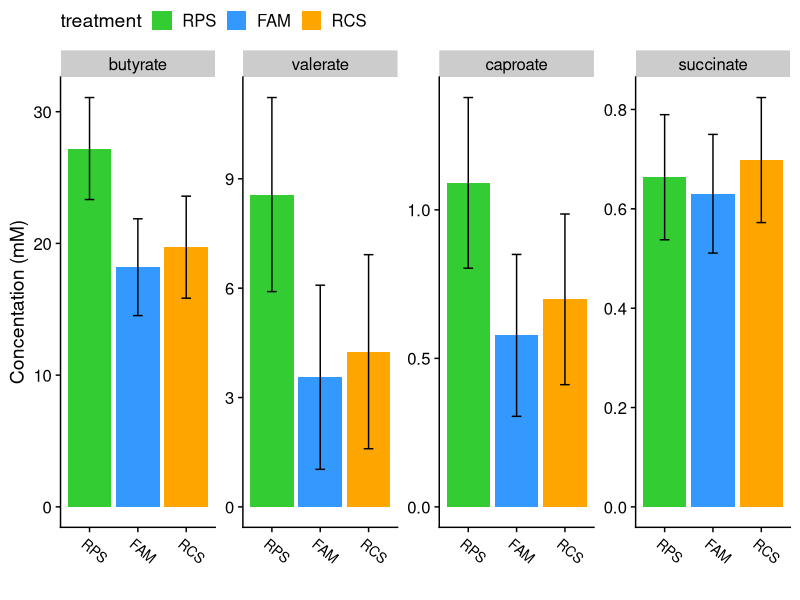

This chart was generated by the following R code: (Note: this script raises an error after producing the figure.)
# setwd('')
library(tidyverse)
library(cowplot)
library(broom)
library(forcats)
theme_set(theme_cowplot())


vfas <- read_csv('./data/FS12b_vfas.csv') %>% 
  mutate(treatment=fct_recode(treatment, CON='Control', RPS='RPS', FAM='Acid', RCS='RCS'), 
         treatment=factor(treatment, levels=c('CON', 'RPS', 'FAM', 'RCS')))

vfas <- vfas %>% filter(treatment %in% c('CON', 'RPS', 'FAM','RCS'))
vfas$treatment

vfas.gather <- vfas %>% gather(key = VFA, value = mM, -(pignum:hour))

vfas.gather$set <- paste(vfas.gather$hour, vfas.gather$treatment)

# initial peek #
# vfas %>% filter(pignum %in% c(458, 461, 469, 472))

### VFA CECUM TESTS ###

scfas <- vfas %>% filter(hour == 0)

but_test <- aov(butyrate~treatment, data = scfas)
cap_test <- aov(caproate~treatment, data = scfas)
val_test <- aov(valerate~treatment, data = scfas)
suc_test <- aov(succinate~treatment, data = scfas)

library(emmeans)


scfa_means <- 
  bind_rows(list(
  emmeans(but_test, specs =  ~ treatment) %>% tidy(conf.int=TRUE) %>% mutate(scfa='butyrate'),
  emmeans(val_test, specs =  ~ treatment) %>% tidy(conf.int=TRUE) %>% mutate(scfa='valerate'),
  emmeans(cap_test, specs =  ~ treatment) %>% tidy(conf.int=TRUE) %>% mutate(scfa='caproate'),
  emmeans(suc_test, specs =  ~ treatment) %>% tidy(conf.int=TRUE) %>% mutate(scfa='succinate'))) %>% 
  mutate(treatment=factor(treatment, levels = c('CON', 'RPS', 'FAM', 'RCS')), 
         scfa=factor(scfa, levels = c('butyrate', 'valerate', 'caproate', 'succinate')))

# summary(but_test)
# summary(val_test)
# summary(cap_test)
# summary(tot_test)

scfa_tests <- 
  bind_rows(list(
  TukeyHSD(but_test) %>% tidy() %>% mutate(scfa='butyrate'),
TukeyHSD(val_test) %>% tidy()%>% mutate(scfa='valerate'),
TukeyHSD(cap_test) %>% tidy()%>% mutate(scfa='caproate'),
TukeyHSD(suc_test) %>% tidy()%>% mutate(scfa='succinate')
)) %>% 
  filter(contrast %in% c('RCS-CON', 
                         'FAM-CON', 
                         'RPS-CON')) %>% 
  mutate(contrast=factor(contrast, levels=c('RCS-CON', 
                                            'FAM-CON', 
                                            'RPS-CON')),
         scfa=factor(scfa, levels = c('butyrate', 'caproate', 'valerate', 'succinate'))) %>% 
  mutate(p.plot=ifelse(adj.p.value < 0.05, adj.p.value, NA))


FIG6A <- 
  scfa_means %>%
  ggplot(aes(x=treatment, y=estimate, ymin=conf.low, ymax=conf.high))+
  geom_col(aes(fill=treatment))+
  geom_errorbar(width=.2) + 
  facet_wrap(~scfa, scales = 'free', nrow=1)+
  theme(legend.position = 'top') + 
  ylab('Concentation (mM)') + 
  xlab('') + 
  theme(axis.text.x=element_text(size=10, angle = -40, hjust=.1))+
  scale_fill_manual(values=c('#33CC33', '#3399FF', 'orange', 'red', 'grey', 'purple'))

FIG6A

FIG6B <- 
  scfa_tests %>%
  mutate(scfa=factor(scfa, levels = c('butyrate', 'valerate', 'caproate', 'succinate'))) %>% 
  filter(grepl('CON', contrast)) %>% 
  ggplot(aes(x=contrast, y=estimate, ymin=conf.low, ymax=conf.high)) +
  geom_hline(yintercept = 0)+
  geom_pointrange(aes(color=contrast), size=1.5, fatten = .5) +
  geom_point(aes(fill=contrast),size=4, stroke=.85, color='black', shape=21)+
  geom_text(aes(label=round(p.plot, 3), color=contrast), fontface='bold', nudge_x = .25)+
  coord_flip()+
  facet_wrap(~scfa, scales = 'free_x', nrow = 1) +
  theme(legend.position = 'none', 
        axis.text = element_text(size=11), 
        axis.title.x=element_text(size=11),
        panel.grid.major = element_line(color='grey'), 
        panel.border = element_rect(color='black', size=1)) + 
  xlab('') + 
  ylab('estimated difference from controls (mM)')+
  scale_color_manual(values=c('red', 'orange','#3399FF', 'red', 'grey', 'purple'))+
  scale_fill_manual(values=c('red', 'orange','#3399FF', 'red', 'grey', 'purple'))


FIG6B

ggdraw() + 
  draw_plot(FIG6A, x=0, y=.5, width = 1, height = .5) + 
  draw_plot(FIG6B, x=0, y=0, width = 1, height=.5) +
  draw_plot_label(x=c(0,0), y=c(1,.45), label = c('A', 'B'))


## AULC VFA CORRELATIONS ##



MET <- read_tsv('./data/FS12b_meta.tsv') %>%
  mutate(ID=sample_ID) %>%
  select(ID, everything()) %>% 
  mutate(treatment=fct_recode(treatment, CON='Control', RPS='RPS', FAM='Acid', RCS='RCS'), 
         treatment=factor(treatment, levels = c('CON', 'RPS', 'FAM', 'RCS')))


RPS_cec_scfas <- 
  MET %>%
  select(pignum,  AULC, log_sal, tissue, day) %>% 
  filter(day =='D21' & tissue == 'C') %>%
  right_join(scfas) %>% 
  filter(treatment == 'RPS') %>%
  select(-tissue, -day, -hour, -treatment) %>%
  column_to_rownames(var = 'pignum') %>% 
  as.matrix()



cor_tests <- 
  Hmisc::rcorr(RPS_cec_scfas) %>%
  tidy() %>% 
  filter(column1 %in% c('AULC', 'butyrate', 'valerate', 'caproate', 'succinate')) %>% 
  filter(column2 %in% c('AULC', 'butyrate', 'valerate', 'caproate', 'succinate')) %>% 
  mutate(scfa=column1) %>% 
  filter(column2=='AULC') %>% 
  mutate(concentration=c(17, 5, .7, .45), 
         AULC=c(10,10,10,10), 
         stats=paste('r=', round(estimate, 2), '\nP=', round(p.value, 2)), 
         scfa=factor(scfa, levels = c('butyrate', 'valerate', 'caproate', 'succinate')))
  

FIG6C <- 
RPS_cec_scfas %>%
  as.data.frame() %>% 
  gather(-AULC, key='scfa', value='concentration') %>% 
  filter(scfa %in% c('butyrate', 'valerate', 'caproate', 'succinate')) %>%
  mutate(scfa=factor(scfa, levels = c('butyrate', 'valerate', 'caproate', 'succinate'))) %>% 
  ggplot(aes(x=concentration, y=AULC)) +
  geom_smooth(method = 'lm',se=F, color='black') + 
  geom_text(data=cor_tests, aes(label=stats), size=4, hjust=-.5)+
  geom_point(shape=21, size=3, fill='#3399FF', color='black') +
  facet_wrap(~scfa, scales = 'free') + 
  xlab('Concentration (mM)')



fig6 <- ggdraw()+
  draw_plot(FIG6A, x = 0, y =.4, width = .6, height = .6)+
  draw_plot(FIG6B, x = 0, y = 0, width = .6, height = .45)+
  draw_plot(FIG6C, x = .6, y = 0, width = .4, height = 1)+
  draw_plot_label(x=c(0,0, .6), y=c(1,.45,1), label = c('A', 'B','C'))

fig6

ggsave(filename = './output/figure6.jpeg', device = 'jpeg', 
       width=280, height=180, units = 'mm', bg='white')


###### fig 6 alternate

FIG6C_v2 <- 
  RPS_cec_scfas %>%
  as.data.frame() %>% 
  gather(-AULC, key='scfa', value='concentration') %>% 
  filter(scfa %in% c('butyrate', 'valerate', 'caproate', 'succinate')) %>%
  mutate(scfa=factor(scfa, levels = c('butyrate', 'valerate', 'caproate', 'succinate'))) %>% 
  ggplot(aes(x=concentration, y=AULC)) +
  geom_smooth(method = 'lm',se=F, color='black') + 
  geom_text(data=cor_tests, aes(label=stats), size=4, hjust=-.5)+
  geom_point(shape=21, size=3, fill='#3399FF', color='black') +
  facet_wrap(~scfa, scales = 'free', nrow = 1) + 
  xlab('Concentration (mM)')

FIG6C_v2

fig6_v2 <- ggdraw()+
  draw_plot(FIG6A, x = 0, y =.6, width = 1, height = .4)+
  draw_plot(FIG6B, x = 0, y = .33, width = 1, height = .3)+
  draw_plot(FIG6C_v2, x = 0, y = 0, width = 1, height = .33)+
  draw_plot_label(x=c(0,0, 0), y=c(1,.63,.33), label = c('A', 'B','C'))

fig6_v2

ggsave(filename = './output/figure6_v2.jpeg', device = 'jpeg', 
       width=280, height=250, units = 'mm', bg = 'white')

### D21 CECUM ALL VFAS  ###




RPS_cec_scfas <- 
  MET %>%
  select(pignum,  AULC, log_sal, tissue, day) %>% 
  filter(day =='D21' & tissue == 'C') %>%
  right_join(scfas) %>% 
  # filter(treatment == 'RPS') %>%
  select(-tissue, -day, -hour, -treatment) %>%
  column_to_rownames(var = 'pignum') %>% 
  as.matrix()


RPS_cec_scfas_DF <-   MET %>%
  select(pignum,treatment,  AULC, log_sal, tissue, day) %>% 
  filter(day =='D21' & tissue == 'C') %>%
  right_join(scfas) %>% 
  # filter(treatment == 'RPS') %>%
  select(-tissue, -day, -hour)


cor_tests <- 
  Hmisc::rcorr(RPS_cec_scfas) %>%
  tidy() %>% 
  filter(column1 %in% c('AULC', 'butyrate', 'valerate', 'caproate', 'succinate')) %>% 
  filter(column2 %in% c('AULC', 'butyrate', 'valerate', 'caproate', 'succinate')) %>% 
  mutate(scfa=column1) %>% 
  filter(column2=='AULC') %>% 
  mutate(concentration=c(17, 5, .7, .45), 
         AULC=c(10,10,10,10), 
         stats=paste('r=', round(estimate, 2), '\nP=', formatC(signif(p.value,2), format = "e", digits=1)), 
         scfa=factor(scfa, levels = c('butyrate', 'valerate', 'caproate', 'succinate')))


TST <- 
  RPS_cec_scfas_DF %>%
  as.data.frame() %>% 
  gather(-c(AULC, pignum, treatment), key='scfa', value='concentration') %>% 
  filter(scfa %in% c('butyrate', 'valerate', 'caproate', 'succinate')) %>%
  mutate(scfa=factor(scfa, levels = c('butyrate', 'valerate', 'caproate', 'succinate'))) %>% 
  ggplot(aes(x=concentration, y=AULC)) +
  geom_smooth(method = 'lm',se=F, color='black') + 
  geom_text(data=cor_tests, aes(label=stats), size=4, hjust=-.5)+
  geom_point(aes(fill=treatment), shape=21, size=3, color='black') +
  facet_wrap(~scfa, scales = 'free')+
  scale_fill_manual(values=c('#33CC33', '#3399FF', 'orange', 'red', 'grey', 'purple'))  
 

TST 

ggsave('./output/figure_S2.jpg', height = 5, width = 7, units = 'in', bg='white')
# #########
# 
# filter(vfas.gather, hour == 0 ) %>% 
#   ggplot(aes(x=treatment, y=mM, group=set, fill=treatment)) +
#   geom_boxplot(outlier.alpha = 0) +geom_jitter(shape=21, size=1.5, stroke=1, alpha=.75, width = .25)+
#   scale_fill_manual(values=c('#33CC33', '#3399FF', 'orange', 'red', 'grey', 'purple')) + 
#   facet_wrap(~VFA, scales = 'free')
# 
# 
# unique(vfas.gather$VFA)
# 
# filter(vfas.gather, hour == 0 & VFA %in% c('butyrate', 'valerate', 'caproate', 'total')) %>%
#   ggplot(aes(x=treatment, y=mM, group=set, fill=treatment)) +
#   geom_boxplot(outlier.alpha = 0) +geom_jitter(shape=21, size=1.5, stroke=1, alpha=.75, width = .25)+
#   scale_fill_manual(values=c('#33CC33', '#3399FF', 'orange', 'red', 'grey', 'purple')) + 
#   facet_wrap(~VFA, scales = 'free', nrow = 1) + ggtitle("Cecal SCFAs 21 days post challenge, no incubation")

#
# filter(vfas.gather, hour == 0 &
#          VFA %in% c('acetate', 'butyrate', 'propionate', 'valerate', 'caproate', 'total') & 
#          treatment %in% c('control', 'RPS')) %>%
#   ggplot(aes(x=treatment, y=mM, group=set, fill=treatment)) +
#   geom_boxplot(outlier.alpha = 0) +geom_jitter(shape=21, size=1.5, stroke=1, alpha=.75, width = .25)+
#   scale_fill_manual(values=c('red', '#3399FF', 'orange', 'red', 'grey', 'purple')) + 
#   facet_wrap(~VFA, scales = 'free') + ggtitle("Cecal SCFAs 21 days post challenge")




# filter(vfas.gather, hour == 24) %>% ggplot(aes(x=treatment, y=mM, group=set, fill=treatment)) +
#   geom_boxplot(outlier.alpha = 0) +geom_jitter(shape=21, size=1.5, stroke=1, alpha=.75, width = .25)+
#   scale_fill_manual(values=c('#33CC33', '#3399FF', 'orange', 'red', 'grey', 'purple')) + 
#   facet_wrap(~VFA, scales = 'free') + ggtitle("Cecal SCFAs 21 days post challenge, with incubation")

### propionate in 24hr incubation seems to have suffered in ZN

# 0 and 24 hr together

# filter(vfas.gather, VFA != 'succinate') %>% ggplot(aes(x=hour, y=mM, group=set, fill=treatment)) +
#   geom_boxplot(outlier.alpha = 0) +
#   scale_fill_manual(values=c('#33CC33', '#3399FF', 'orange', 'red', 'grey', 'purple')) + 
#   facet_wrap(~VFA, scales = 'free')
# 
###

# tests for RPS vs control

# buttest <- vfas.gather %>% filter(treatment %in% c('control', 'RPS') & hour ==0 & VFA == 'butyrate')
# valtest <- vfas.gather %>% filter(treatment %in% c('control', 'RPS') & hour ==0 & VFA == 'valerate')
# captest <- vfas.gather %>% filter(treatment %in% c('control', 'RPS') & hour ==0 & VFA == 'caproate')
# tottest <- vfas.gather %>% filter(treatment %in% c('control', 'RPS') & hour ==0 & VFA == 'total')
# 
# wilcox.test(buttest$mM~buttest$treatment) # p-value = 0.00399
# wilcox.test(valtest$mM~valtest$treatment) # p-value = 0.0007816
# wilcox.test(captest$mM~captest$treatment) # p-value = 0.01061
# wilcox.test(tottest$mM~tottest$treatment) # p-value = 0.1135
# 

### for correlations ###

# vfas0 <- filter(vfas, hour == 0) %>% select(-hour)
# 
# vfas24 <- filter(vfas, hour == 24) %>% select(-hour)
# 
# colnames(vfas24) <- paste('P', colnames(vfas24), sep = '_') # why 'P' ?  Because it shows the 'P'otential amount of VFAs for that bolus
# 
# colnames(vfas24)[1] <- 'pignum'
# 
# vfas_for_cor <- merge(vfas0, vfas24, by = 'pignum')
# 
# vfas_for_cor$day <- 21
# vfas_for_cor$tissue <- 'cecal_contents'
# vfas_for_cor <- vfas_for_cor %>% select(pignum, treatment, day, tissue, everything())


# write_csv(vfas_for_cor, './data/FS12b_vfas_for_cor.csv')

############### FECAL DATA #################




# library(tidyverse)


####### WARNING! I THINK THERE IS A PROBLEM WITH THE DATA FROM DAY 7 and 21!!!!!

### SUSPICIOUS AMOUNTS OF LACTATE AND SUCCINATE ARE PRESENT, USUALLY THESE ARE VERY RARE
### I THINK THERE WAS AN ISSUE DURING SAMPLE PREP
### MY GUESS IS THAT THE SAMPLES WERE ALLOWED TO THAW AT ROOM TEMP FOR TOO LONG AND 
### SOME BACTERIAL METABOLIC ACTIVITY GENERATED EXCESS LACTATE AND SUCCINATE
### USUALLY THESE WOULD BE CONVERTED TO OTHER SCFAS BY ANAEROBIC FERMENTATION BUT
### THE ANAEROBES PROBABLY DIED DUE TO OXYGEN EXPOSURE.


# write_csv(res.all, 'FS12b_fecal_vfas.csv')

# res.all <- read_csv('./data/FS12b_fecal_vfas.csv')
# # tests <- filter(res.all, time == 0) %>%
# #   do(pwilx=pairwise.wilcox.test(.$butyrate, .$treatment, p.adjust.method = 'none'))
# # #pairwise.wilcox.test(p.adjust.method = )
# # tests[[1]]
# # 
# # 
# # tests <- filter(res.all, time == 0) %>% do(pwilx=pairwise.wilcox.test(.$caproate, .$treatment, p.adjust.method = 'none'))
# # #pairwise.wilcox.test(p.adjust.method = )
# # tests[[1]]
# # 
# # 
# # tests <- filter(res.all, time == 0) %>% do(pwilx=pairwise.wilcox.test(.$valerate, .$treatment, p.adjust.method = 'none'))
# # #pairwise.wilcox.test(p.adjust.method = )
# # tests[[1]]
# # 
# # 
# # res.all$treatment <- factor(res.all$treatment, levels=c('control', 'RPS', 'Acid', 'Zn+Cu', 'RCS', 'Bglu'))
# # 
# # 
# # res.all %>% ggplot(aes(x=treatment, y=acetate, fill=treatment)) + facet_wrap(~time) + geom_boxplot() + geom_text(aes(label=pignum))
# # res.all %>% ggplot(aes(x=treatment, y=propionate, fill=treatment)) + facet_wrap(~time) + geom_boxplot()+ geom_text(aes(label=pignum))
# # res.all %>% ggplot(aes(x=treatment, y=butyrate, fill=treatment)) + facet_wrap(~time) + geom_boxplot()+ geom_text(aes(label=pignum))
# # res.all %>% ggplot(aes(x=treatment, y=valerate, fill=treatment)) + facet_wrap(~time) + geom_boxplot()+ geom_text(aes(label=pignum))
# # res.all %>% ggplot(aes(x=treatment, y=caproate, fill=treatment)) + facet_wrap(~time) + geom_boxplot()+ geom_text(aes(label=pignum))
# # res.all %>% ggplot(aes(x=treatment, y=isovalerate, fill=treatment)) + facet_wrap(~time) + geom_boxplot()+ geom_text(aes(label=pignum))
# # res.all %>% ggplot(aes(x=treatment, y=oxalate, fill=treatment)) + facet_wrap(~time) + geom_boxplot()+ geom_text(aes(label=pignum))
# # res.all %>% ggplot(aes(x=treatment, y=phenylacetate, fill=treatment)) + facet_wrap(~time) + geom_boxplot()+ geom_text(aes(label=pignum))
# # res.all %>% ggplot(aes(x=treatment, y=succinate, fill=treatment)) + facet_wrap(~time) + geom_boxplot()+ geom_text(aes(label=pignum))
# # res.all %>% ggplot(aes(x=treatment, y=fumarate, fill=treatment)) + facet_wrap(~time) + geom_boxplot()+ geom_text(aes(label=pignum))
# # res.all %>% ggplot(aes(x=treatment, y=lactate, fill=treatment)) + facet_wrap(~time) + geom_boxplot()+ geom_text(aes(label=pignum))
# # 
# # 
# # res.gather <- res.all %>% gather(key = variable, value = concentration, -(pignum:set))
# # 
# # # res.gather %>% filter(variable == 'total')%>% ggplot(aes(x=time, y=concentration, group=pignum, color=treatment)) + geom_line()
# # 
# # res.sum <- res.gather %>%  group_by(time, treatment, variable) %>%
# #   summarise(mean=mean(concentration), sd=sd(concentration), n=n(), sterr=sd/sqrt(n))
# # 
# # res.sum <- res.sum %>% mutate(treat_var=paste(treatment, variable, sep='_'))
# # 
# # res.sum$treatment <- factor(res.sum$treatment, levels= c('control', 'RPS', 'Acid', 'Zn+Cu', 'RCS', 'Bglu'))
# # 
# # res.sum %>% ggplot(aes(x=time, y=mean, group=treat_var, color=treatment)) +
# #   geom_line() + facet_wrap(~variable, scales='free') + scale_color_manual(values=c('#33CC33', '#3399FF', 'orange', 'red', 'grey', 'purple')) + ggtitle('Mean concentration of fecal SCFAs over time')
# #  
# 
# 
# #######
# 
# D0vfas <- res.all %>% 
#   filter(time == 0 & treatment %in% c('control', 'RPS', 'Acid','RCS')) %>% 
#   mutate(treatment=factor(treatment, levels = c('control', 'RPS', 'Acid','RCS')))
# 
# # D0vfas$treatment
# 
# D21vfas <- vfas %>%
#   filter(hour == 0) %>% 
#   mutate(treatment=factor(treatment, levels = c('control', 'RPS', 'Acid','RCS')))
# 
# # D21vfas$treatment
# 
# D0_results <- D0vfas %>%
#   # select(-formate) %>%
#   filter(pignum != 101) %>% 
#   pivot_longer(cols = acetate:total,
#                names_to = 'VFA',
#                values_to = 'concentration') %>% 
#   group_by(VFA) %>% 
#   nest() %>% ungroup() %>% 
#   mutate(day=0, 
#          ANOVA=map(.x=data, ~ aov(data = .x, formula = concentration ~ treatment)),
#          TUK=map(.x = ANOVA, TukeyHSD), 
#          tid_TUK=map(.x=TUK, broom::tidy)) %>% 
#   select(-data, -ANOVA, -TUK) %>% 
#   unnest(cols = tid_TUK) %>% 
#   filter(grepl('control', contrast))
# 
# D21_results <- D21vfas %>% 
#   pivot_longer(cols = acetate:total,
#                names_to = 'VFA',
#                values_to = 'concentration') %>% 
#   group_by(VFA) %>% 
#   nest() %>% ungroup() %>% 
#   mutate(day=21, 
#          ANOVA=map(.x=data, ~ aov(data = .x, formula = concentration ~ treatment)), 
#          TUK=map(.x = ANOVA, TukeyHSD), 
#          tid_TUK=map(.x=TUK, broom::tidy)) %>% 
#   select(-data, -ANOVA, -TUK) %>% 
#   unnest(cols = tid_TUK) %>% 
#   filter(grepl('control', contrast))
# 
# 
# 
# D21_results %>% filter(VFA %in% c('butyrate', 'caproate', 'valerate')) %>% 
#   ggplot(aes(x=contrast, y=estimate, ymin=conf.low, ymax=conf.high, color=contrast)) + 
#   geom_hline(yintercept = 0, color='grey')+
#   geom_pointrange() + facet_wrap(~VFA, scales = 'free') + coord_flip()
# 
# 
# 
# # probably omit D0 results, maybe supplement if anything.  
# 
# 
# D0_results %>%# filter(VFA %in% c('butyrate', 'caproate', 'valerate')) %>% 
#   ggplot(aes(x=contrast, y=estimate, ymin=conf.low, ymax=conf.high, color=contrast)) + 
#   geom_hline(yintercept = 0, color='grey')+
#   geom_pointrange() + facet_wrap(~VFA, scales = 'free') + coord_flip()
# 
# 
# 
# 
# 
# D0_results %>% group_by(VFA) %>% 
#   summarise(MI=min(conf.low) , 
#             MA=max(conf.high), 
#             RANGE=abs(MI-MA), 
#             bump= RANGE*.1, 
#             MIN=MI - bump, 
#             MAX=MA + bump, 
#             LIM = ifelse(abs(MIN) > MAX, abs(MIN), abs(MAX)))
# 
